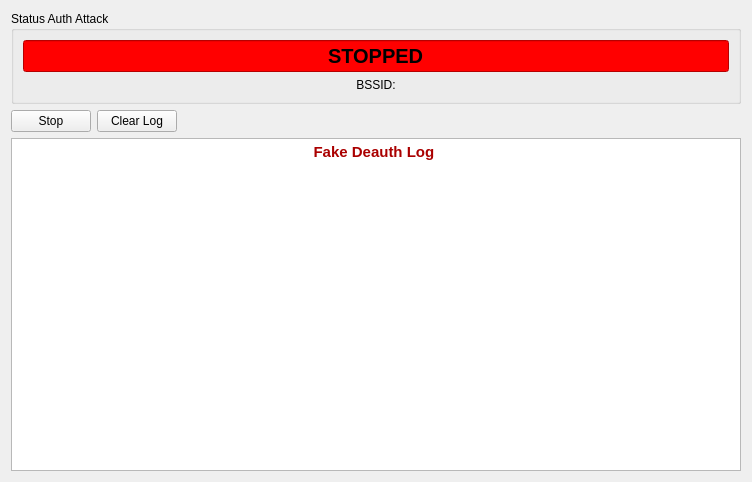
<?xml version="1.0" encoding="UTF-8"?>
<ui version="4.0">
 <class>aireplayDeauth</class>
 <widget class="QWidget" name="aireplayDeauth">
  <property name="geometry">
   <rect>
    <x>0</x>
    <y>0</y>
    <width>752</width>
    <height>482</height>
   </rect>
  </property>
  <property name="windowTitle">
   <string>Form</string>
  </property>
  <layout class="QGridLayout" name="gridLayout">
   <item row="1" column="0">
    <widget class="QPushButton" name="pushButtonStop">
     <property name="sizePolicy">
      <sizepolicy hsizetype="Maximum" vsizetype="Fixed">
       <horstretch>0</horstretch>
       <verstretch>0</verstretch>
      </sizepolicy>
     </property>
     <property name="text">
      <string>Stop</string>
     </property>
     <property name="icon">
      <iconset resource="../icons.qrc">
       <normaloff>:/icons/icons/cnrdelete-all.png</normaloff>:/icons/icons/cnrdelete-all.png</iconset>
     </property>
    </widget>
   </item>
   <item row="1" column="1">
    <widget class="QPushButton" name="pushButtonLog">
     <property name="sizePolicy">
      <sizepolicy hsizetype="Maximum" vsizetype="Maximum">
       <horstretch>0</horstretch>
       <verstretch>0</verstretch>
      </sizepolicy>
     </property>
     <property name="text">
      <string>Clear Log</string>
     </property>
     <property name="icon">
      <iconset resource="../icons.qrc">
       <normaloff>:/icons/icons/CleanUp.png</normaloff>:/icons/icons/CleanUp.png</iconset>
     </property>
    </widget>
   </item>
   <item row="2" column="0" colspan="3">
    <widget class="QTextEdit" name="textEdit">
     <property name="readOnly">
      <bool>true</bool>
     </property>
     <property name="html">
      <string>&lt;!DOCTYPE HTML PUBLIC &quot;-//W3C//DTD HTML 4.0//EN&quot; &quot;http://www.w3.org/TR/REC-html40/strict.dtd&quot;&gt;
&lt;html&gt;&lt;head&gt;&lt;meta name=&quot;qrichtext&quot; content=&quot;1&quot; /&gt;&lt;style type=&quot;text/css&quot;&gt;
p, li { white-space: pre-wrap; }
&lt;/style&gt;&lt;/head&gt;&lt;body style=&quot; font-family:'Ubuntu'; font-size:10pt; font-weight:400; font-style:normal;&quot;&gt;
&lt;table border=&quot;0&quot; style=&quot;-qt-table-type: root; margin-top:4px; margin-bottom:4px; margin-left:4px; margin-right:4px;&quot;&gt;
&lt;tr&gt;
&lt;td style=&quot;border: none;&quot;&gt;
&lt;p align=&quot;center&quot; style=&quot; margin-top:0px; margin-bottom:0px; margin-left:0px; margin-right:0px; -qt-block-indent:0; text-indent:0px;&quot;&gt;&lt;span style=&quot; font-size:11pt; font-weight:600; color:#aa0000;&quot;&gt;Fake Deauth Log &lt;/span&gt;&lt;/p&gt;
&lt;p align=&quot;center&quot; style=&quot;-qt-paragraph-type:empty; margin-top:0px; margin-bottom:0px; margin-left:0px; margin-right:0px; -qt-block-indent:0; text-indent:0px; font-size:11pt; font-weight:600; color:#aa0000;&quot;&gt;&lt;/p&gt;
&lt;p align=&quot;center&quot; style=&quot;-qt-paragraph-type:empty; margin-top:0px; margin-bottom:0px; margin-left:0px; margin-right:0px; -qt-block-indent:0; text-indent:0px; font-size:11pt; font-weight:600; color:#aa0000;&quot;&gt;&lt;/p&gt;
&lt;p align=&quot;center&quot; style=&quot;-qt-paragraph-type:empty; margin-top:0px; margin-bottom:0px; margin-left:0px; margin-right:0px; -qt-block-indent:0; text-indent:0px; font-size:11pt; font-weight:600; color:#aa0000;&quot;&gt;&lt;/p&gt;&lt;/td&gt;&lt;/tr&gt;&lt;/table&gt;&lt;/body&gt;&lt;/html&gt;</string>
     </property>
     <property name="textInteractionFlags">
      <set>Qt::TextBrowserInteraction</set>
     </property>
    </widget>
   </item>
   <item row="0" column="0" colspan="3">
    <widget class="QGroupBox" name="groupBox_2">
     <property name="sizePolicy">
      <sizepolicy hsizetype="Minimum" vsizetype="Minimum">
       <horstretch>0</horstretch>
       <verstretch>0</verstretch>
      </sizepolicy>
     </property>
     <property name="title">
      <string>Status Auth Attack</string>
     </property>
     <layout class="QGridLayout" name="gridLayout_3">
      <item row="0" column="0">
       <widget class="QLineEdit" name="lineEditStatus">
        <property name="sizePolicy">
         <sizepolicy hsizetype="Expanding" vsizetype="Minimum">
          <horstretch>0</horstretch>
          <verstretch>0</verstretch>
         </sizepolicy>
        </property>
        <property name="font">
         <font>
          <pointsize>15</pointsize>
          <weight>75</weight>
          <bold>true</bold>
         </font>
        </property>
        <property name="styleSheet">
         <string notr="true">background-color: rgb(255, 0, 0);</string>
        </property>
        <property name="text">
         <string>STOPPED</string>
        </property>
        <property name="alignment">
         <set>Qt::AlignCenter</set>
        </property>
        <property name="readOnly">
         <bool>true</bool>
        </property>
       </widget>
      </item>
      <item row="1" column="0">
       <widget class="QLabel" name="labelBSSID">
        <property name="text">
         <string>BSSID:</string>
        </property>
        <property name="alignment">
         <set>Qt::AlignCenter</set>
        </property>
       </widget>
      </item>
     </layout>
    </widget>
   </item>
  </layout>
 </widget>
 <resources>
  <include location="../icons.qrc"/>
 </resources>
 <connections/>
</ui>
